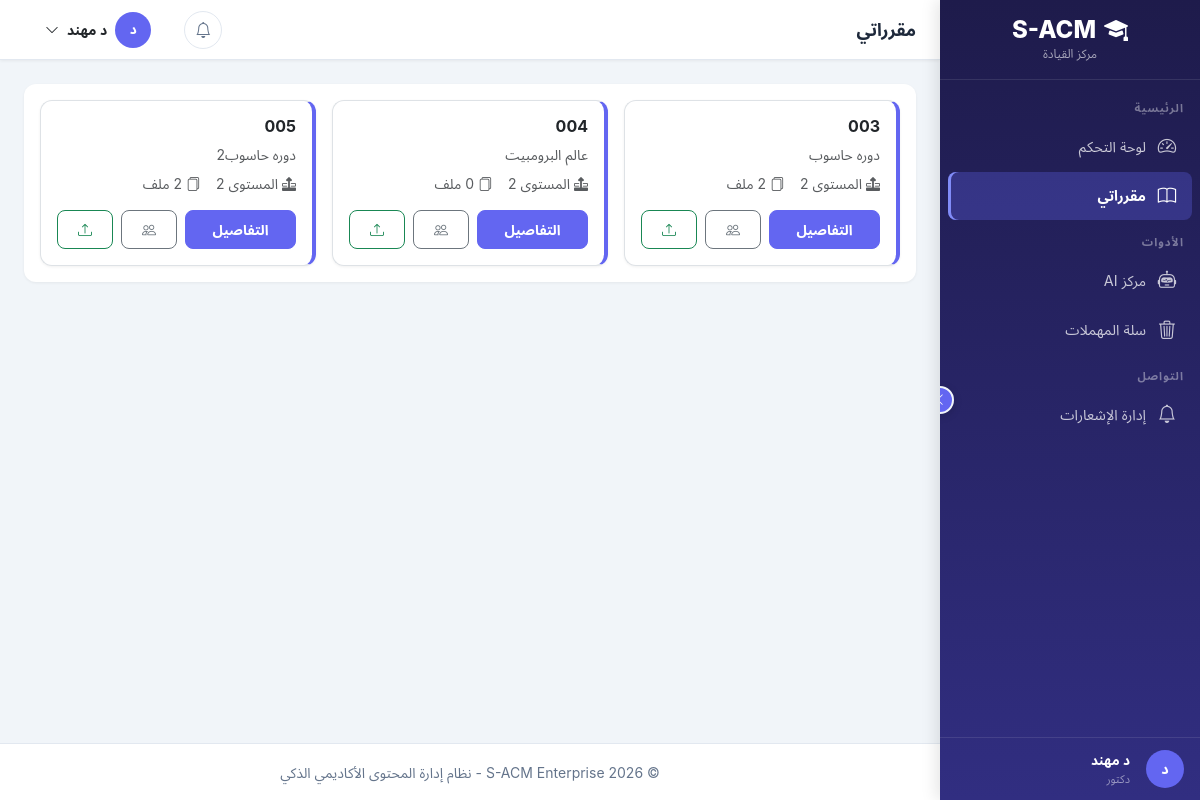
The app's page /instructor/courses/ (signed in) with its own data.
### apps/accounts/models.py (models this page shows, shortened)
class User(AbstractBaseUser, PermissionsMixin):
    ACCOUNT_STATUS_CHOICES = [
        ('inactive', 'غير مفعّل'),
        ('active', 'مفعّل'),
        ('suspended', 'موقوف'),
    ]
    academic_id = models.CharField(
        max_length=50,
        unique=True,
        verbose_name='الرقم الأكاديمي/الوظيفي',
        help_text='الرقم الأكاديمي للطالب أو الرقم الوظيفي للموظف'
    )
    id_card_number = models.CharField(
        max_length=50,
        unique=True,
        verbose_name='رقم البطاقة الشخصية',
        help_text='يستخدم للتحقق من الهوية عند التفعيل'
    )
    full_name = models.CharField(
        max_length=150,
        verbose_name='الاسم الكامل'
    )
    email = models.EmailField(
        unique=True,
        blank=True,
        null=True,
        verbose_name='البريد الإلكتروني',
        help_text='يتم تعيينه عند التفعيل'
    )
    account_status = models.CharField(
        max_length=20,
        choices=ACCOUNT_STATUS_CHOICES,
        default='inactive',
        verbose_name='حالة الحساب'
    )
    role = models.ForeignKey(
        Role,
        on_delete=models.PROTECT,
        related_name='users',
        verbose_name='الدور',
        null=True,
        blank=True
    )
    major = models.ForeignKey(
        Major,
        on_delete=models.SET_NULL,
        related_name='students',
        verbose_name='التخصص',
        null=True,
        blank=True,
        help_text='للطلاب فقط'
    )
    level = models.ForeignKey(
        Level,
        on_delete=models.SET_NULL,
        related_name='students',
        verbose_name='المستوى',
        null=True,
        blank=True,
        help_text='للطلاب فقط'
    )
    is_staff = models.BooleanField(default=False, verbose_name='موظف')
    is_active = models.BooleanField(default=True, verbose_name='نشط')
    date_joined = models.DateTimeField(default=timezone.now, verbose_name='تاريخ الانضمام')
    last_login = models.DateTimeField(null=True, blank=True, verbose_name='آخر تسجيل دخول')
    profile_picture = models.ImageField(
        upload_to='profiles/',
        blank=True,
        null=True,
        verbose_name='صورة الملف الشخصي'
    )
    phone_number = models.CharField(
        max_length=20,
        blank=True,
        null=True,
        verbose_name='رقم الهاتف'
    )
    objects = UserManager()
    USERNAME_FIELD = 'academic_id'
    REQUIRED_FIELDS = ['full_name', 'id_card_number']
    class Meta:
        db_table = 'users'
        verbose_name = 'مستخدم'
        verbose_name_plural = 'المستخدمون'
        indexes = [
            models.Index(fields=['academic_id']),
            models.Index(fields=['email']),
            models.Index(fields=['account_status']),
        ]
    def is_admin(self):
        return self.role and self.role.code == Role.ADMIN
    def is_instructor(self):
        return self.role and self.role.code == Role.INSTRUCTOR
    def is_student(self):
        return self.role and self.role.code == Role.STUDENT

class Role(models.Model):
    ADMIN = 'admin'
    INSTRUCTOR = 'instructor'
    STUDENT = 'student'
    code = models.CharField(
        max_length=50,
        unique=True,
        verbose_name='كود الدور',
        help_text='معرف فريد للدور (بالإنجليزية، مثل: admin, instructor)'
    )
    display_name = models.CharField(
        max_length=100,
        verbose_name='اسم العرض',
        help_text='الاسم الذي يظهر للمستخدم'
    )
    description = models.TextField(
        blank=True,
        null=True,
        verbose_name='وصف الدور'
    )
    is_system = models.BooleanField(
        default=False,
        verbose_name='دور نظام',
        help_text='الأدوار الافتراضية التي لا يمكن حذفها'
    )
    is_active = models.BooleanField(
        default=True,
        verbose_name='نشط'
    )
    created_at = models.DateTimeField(auto_now_add=True, verbose_name='تاريخ الإنشاء')
    updated_at = models.DateTimeField(auto_now=True, verbose_name='تاريخ التحديث')
    class Meta:
        db_table = 'roles'
        verbose_name = 'دور'
        verbose_name_plural = 'الأدوار'
        ordering = ['-is_system', 'display_name']

class Level(models.Model):
    level_name = models.CharField(
        max_length=50,
        unique=True,
        verbose_name='اسم المستوى'
    )
    level_number = models.PositiveIntegerField(
        unique=True,
        verbose_name='رقم المستوى',
        help_text='رقم ترتيبي للمستوى (1, 2, 3, 4) يستخدم في الترقية الجماعية'
    )
    description = models.TextField(
        blank=True,
        null=True,
        verbose_name='وصف المستوى'
    )
    class Meta:
        db_table = 'levels'
        verbose_name = 'مستوى'
        verbose_name_plural = 'المستويات'
        ordering = ['level_number']
    def __str__(self):
        return self.level_name

### apps/courses/models.py (models this page shows, shortened)
class Course(models.Model):
    course_name = models.CharField(
        max_length=150,
        verbose_name='اسم المقرر'
    )
    course_code = models.CharField(
        max_length=20,
        unique=True,
        verbose_name='رمز المقرر'
    )
    description = models.TextField(
        blank=True,
        null=True,
        verbose_name='وصف المقرر'
    )
    level = models.ForeignKey(
        'accounts.Level',
        on_delete=models.PROTECT,
        related_name='courses',
        verbose_name='المستوى'
    )
    semester = models.ForeignKey(
        'accounts.Semester',
        on_delete=models.PROTECT,
        related_name='courses',
        verbose_name='الفصل الدراسي'
    )
    credit_hours = models.PositiveIntegerField(
        default=3,
        verbose_name='الساعات المعتمدة'
    )
    is_active = models.BooleanField(
        default=True,
        verbose_name='نشط'
    )
    created_at = models.DateTimeField(
        auto_now_add=True,
        verbose_name='تاريخ الإنشاء'
    )
    updated_at = models.DateTimeField(
        auto_now=True,
        verbose_name='تاريخ التحديث'
    )
    class Meta:
        db_table = 'courses'
        verbose_name = 'مقرر'
        verbose_name_plural = 'المقررات'
        ordering = ['course_code']
        indexes = [
            models.Index(fields=['course_code']),
            models.Index(fields=['level', 'semester']),
        ]

### apps/instructor/views.py (the view)
# urls.py: path('courses/', views.InstructorCourseListView.as_view(), name='course_list'),
class InstructorCourseListView(LoginRequiredMixin, InstructorRequiredMixin, ListView):
    template_name = 'instructor/course_list.html'
    context_object_name = 'courses'
    def get_queryset(self):
        return (
            Course.objects
            .get_courses_for_instructor(self.request.user)
            .select_related('level')
            .annotate(
                file_count=Count(
                    'files',
                    filter=Q(files__is_deleted=False)
                ),
                total_downloads=Coalesce(
                    Sum('files__download_count', filter=Q(files__is_deleted=False)),
                    0
                ),
            )
        )
    def get_context_data(self, **kwargs):
        context = super().get_context_data(**kwargs)
        context['active_page'] = 'courses'
        return context

### apps/accounts/views/mixins.py (called while the page is built)
    def test_func(self):
        return self.request.user.is_authenticated and (
            self.request.user.is_instructor() or self.request.user.is_admin()
        )

### apps/core/context_processors.py (called while the page is built, shortened)
def site_settings(request):
    return {
        'SITE_NAME': 'S-ACM',
        'SITE_FULL_NAME': 'نظام إدارة المحتوى الأكاديمي الذكي',
        'SITE_VERSION': '1.0.0',
        'DEBUG': settings.DEBUG,
    }

def user_notifications(request):
    if request.user.is_authenticated:
        try:
            from apps.notifications.services import NotificationService
            unread_count = NotificationService.get_unread_count(request.user)
            recent_notifications = NotificationService.get_recent_notifications(
                request.user, limit=5
            )
            return {
                'unread_count': unread_count,
                'recent_notifications': recent_notifications,
            }
        except Exception:
            pass
    return {'unread_count': 0, 'recent_notifications': []}

def user_role_info(request):
    if request.user.is_authenticated:
        role = request.user.role
        menu_items = getattr(request, 'menu_items', [])
        user_permissions = getattr(request, 'user_permissions', set())
        return {
            'user_role': role.display_name if role else None,
            'user_role_code': role.code if role else None,
            'is_admin': request.user.is_admin(),
            'is_instructor': request.user.is_instructor(),
            'is_student': request.user.is_student(),
            'menu_items': menu_items,
            'user_permissions': user_permissions,
            'has_perm': lambda p: '__all__' in user_permissions or p in user_permissions,
        }

def current_semester(request):
    from django.core.cache import cache
    from apps.accounts.models import Semester
    cache_key = 'current_semester_obj'
    semester = cache.get(cache_key)
    if semester is None:
        try:
            semester = Semester.objects.filter(is_current=True).first()
            cache.set(cache_key, semester, 300)
        except:
            semester = None
    return {'current_semester': semester}

### apps/courses/models.py (called while the page is built)
    def get_courses_for_instructor(self, instructor):
        return self.filter(
            instructor_courses__instructor=instructor,
            is_active=True
        ).distinct()

### apps/notifications/services.py (called while the page is built)
    @classmethod
    def get_recent_notifications(cls, user, limit=5):
        return cls.get_user_notifications(
            user, filter_type='unread', limit=limit
        )

### templates/instructor/course_list.html (shortened to what this page needs)
{% extends 'layouts/dashboard_base.html' %}
{% block page_title %}مقرراتي{% endblock %}
{% block dashboard_content %}
<div class="card">
    <div class="card-body">
        {% if courses %}
        <div class="row g-3">
            {% for course in courses %}
            <div class="col-md-6 col-xl-4">
                <div class="card h-100 border" style="border-right:4px solid var(--primary) !important;">
                    <div class="card-body">
                        <h6 class="fw-bold">{{ course.course_code }}</h6>
                        <p class="text-muted small mb-2">{{ course.course_name }}</p>
                        <div class="d-flex gap-3 small text-muted mb-3">
                            <span><i class="bi bi-layer-forward me-1"></i>{{ course.level }}</span>
                            <span><i class="bi bi-files me-1"></i>{{ course.files.count }} ملف</span>
                        </div>
                        <div class="d-flex gap-2">
                            <a href="{% url 'instructor:course_detail' course.pk %}" class="btn btn-sm btn-primary flex-fill">التفاصيل</a>
                            <a href="{% url 'instructor:student_roster' course.pk %}" class="btn btn-sm btn-outline-secondary"><i class="bi bi-people"></i></a>
                            <a href="{% url 'instructor:file_upload' %}?course={{ course.pk }}" class="btn btn-sm btn-outline-success"><i class="bi bi-upload"></i></a>
                        </div>
                    </div>
                </div>
            </div>
            {% endfor %}
        </div>
        {% else %}
        <div class="empty-state"><i class="bi bi-book d-block"></i><p>لا توجد مقررات معينة لك</p></div>
        {% endif %}
    </div>
</div>
{% endblock %}

### templates/layouts/dashboard_base.html (shortened to what this page needs)
{% load static %}
<!DOCTYPE html>
<html lang="ar" dir="rtl">
<head>
    <link href="https://cdn.jsdelivr.net/npm/bootstrap@5.3.2/dist/css/bootstrap.rtl.min.css" rel="stylesheet">
    <link href="https://cdn.jsdelivr.net/npm/bootstrap-icons@1.11.3/font/bootstrap-icons.css" rel="stylesheet">
</head>
<body>
    <nav class="sidebar" id="sidebar">
        <div class="sidebar-toggle-btn" id="sidebarCollapseBtn" onclick="toggleSidebarCollapse()" title="طي/توسيع القائمة">
            <i class="bi bi-chevron-left"></i>
        </div>
        <div class="sidebar-brand">
            <h4><i class="bi bi-mortarboard-fill brand-icon me-2"></i><span class="brand-text">S-ACM</span></h4>
            <small>{% if is_instructor %}مركز القيادة{% elif is_student %}بوابة التعلم{% else %}لوحة التحكم{% endif %}</small>
        </div>
        <div class="sidebar-nav">
            {% block sidebar_nav %}
            {% if is_instructor %}
            <div class="sidebar-section-title">الرئيسية</div>
            <div class="nav-item">
                <a class="nav-link {% if active_page == 'dashboard' %}active{% endif %}" href="{% url 'instructor:dashboard' %}" title="لوحة التحكم">
                    <i class="bi bi-speedometer2"></i> <span class="link-text">لوحة التحكم</span>
                </a>
            </div>
            <div class="nav-item">
                <a class="nav-link {% if active_page == 'courses' %}active{% endif %}" href="{% url 'instructor:course_list' %}" title="مقرراتي">
                    <i class="bi bi-book"></i> <span class="link-text">مقرراتي</span>
                </a>
            </div>
            <div class="sidebar-section-title">الأدوات</div>
            <div class="nav-item">
                <a class="nav-link {% if active_page == 'ai_hub' %}active{% endif %}" href="{% url 'instructor:ai_hub' %}" title="مركز AI">
                    <i class="bi bi-robot"></i> <span class="link-text">مركز AI</span>
                </a>
            </div>
            <div class="nav-item">
                <a class="nav-link {% if active_page == 'trash' %}active{% endif %}" href="{% url 'instructor:trash_list' %}" title="سلة المهملات">
                    <i class="bi bi-trash3"></i> <span class="link-text">سلة المهملات</span>
                </a>
            </div>
            <div class="sidebar-section-title">التواصل</div>
            <div class="nav-item">
                <a class="nav-link {% if active_page == 'notifications' %}active{% endif %}" href="{% url 'notifications:management' %}" title="إدارة الإشعارات">
                    <i class="bi bi-bell"></i> <span class="link-text">إدارة الإشعارات</span>
                </a>
            </div>
            {% endif %}
            {% endblock %}
        </div>
        <div class="sidebar-footer">
            <div class="d-flex align-items-center gap-3">
                <div class="avatar-circle" style="width:38px;height:38px;font-size:0.9rem;flex-shrink:0;">
                    {{ request.user.full_name|slice:":1"|upper }}
                </div>
                <div class="user-info">
                    <div style="color:#fff;font-size:0.85rem;font-weight:600;">{{ request.user.full_name|truncatechars:16 }}</div>
                    <div style="color:rgba(255,255,255,0.5);font-size:0.7rem;">{{ user_role|default:"مستخدم" }}</div>
                </div>
            </div>
        </div>
    </nav>
    <div class="main-wrapper">
        <header class="top-navbar">
            <div class="d-flex align-items-center gap-3">
                <h6 class="page-title mb-0">{% block page_title %}لوحة التحكم{% endblock %}</h6>
            </div>
            <div class="nav-actions">
                <div class="dropdown">
                    <button class="btn-icon position-relative" data-bs-toggle="dropdown">
                        <i class="bi bi-bell"></i>
                    </button>
                </div>
                <div class="dropdown">
                    <button class="d-flex align-items-center gap-2 btn btn-link text-dark text-decoration-none" data-bs-toggle="dropdown">
                        <div class="avatar-circle">{{ request.user.full_name|slice:":1"|upper }}</div>
                        <span class="d-none d-md-inline small">{{ request.user.full_name|truncatechars:12 }}</span>
                        <i class="bi bi-chevron-down small"></i>
                    </button>
                </div>
            </div>
        </header>
        <main class="page-content">
            {% block dashboard_content %}{% endblock %}
        </main>
        <footer class="dashboard-footer">
            <small>&copy; 2026 S-ACM Enterprise - نظام إدارة المحتوى الأكاديمي الذكي</small>
        </footer>
    </div>
</body>
</html>

### records on screen
User: user.full_name "د", user.full_name "د مهند"
Role: display_name "دكتور"
Course: course_code "003", course_name "دوره حاسوب", level "المستوى 2"
Course: course_code "004", course_name "عالم البرومبيت", level "المستوى 2"
Course: course_code "005", course_name "دوره حاسوب2", level "المستوى 2"
